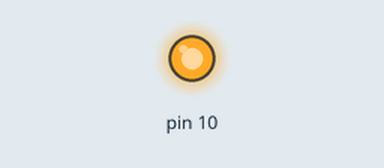
The sketch below on a simulated Arduino Uno, built with avr-gcc and run on an emulated ATmega328P. Parts: output pins drawn as LEDs (lit = HIGH). At 0.0 s the program stops and its outputs stay as they are.

Above: at 0.1 s.
Timing chart, 0 to 1.5 s (numbered marks = the images above):
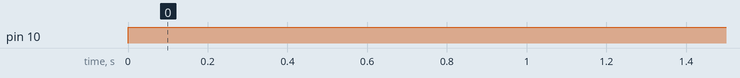

The sketch:

SPI_Send.ino
```cpp
// Written by Nick Gammon
// January 2011

#include <SPI.h>

void setup (void)
{
}


void loop (void)
{


  digitalWrite(SS, HIGH);  // ensure SS stays high

  // Put SCK, MOSI, SS pins into output mode
  // also put SCK, MOSI into LOW state, and SS into HIGH state.
  // Then put SPI hardware into Master mode and turn SPI on
  SPI.begin ();

  //delay (1000);  // 5 seconds delay to start logic analyser.

  char c;

  // enable Slave Select
  digitalWrite(SS, LOW);    // SS is pin 10

  // send test string
  for (const char * p = "Fab" ; c = *p; p++)
    SPI.transfer (c);

 // disable Slave Select
 digitalWrite(SS, HIGH);

 // turn SPI hardware off
 SPI.end ();

 while (1);  //loop
}
```

Measured:
- by itself, pin 10: LOW → HIGH at 0.00 s
